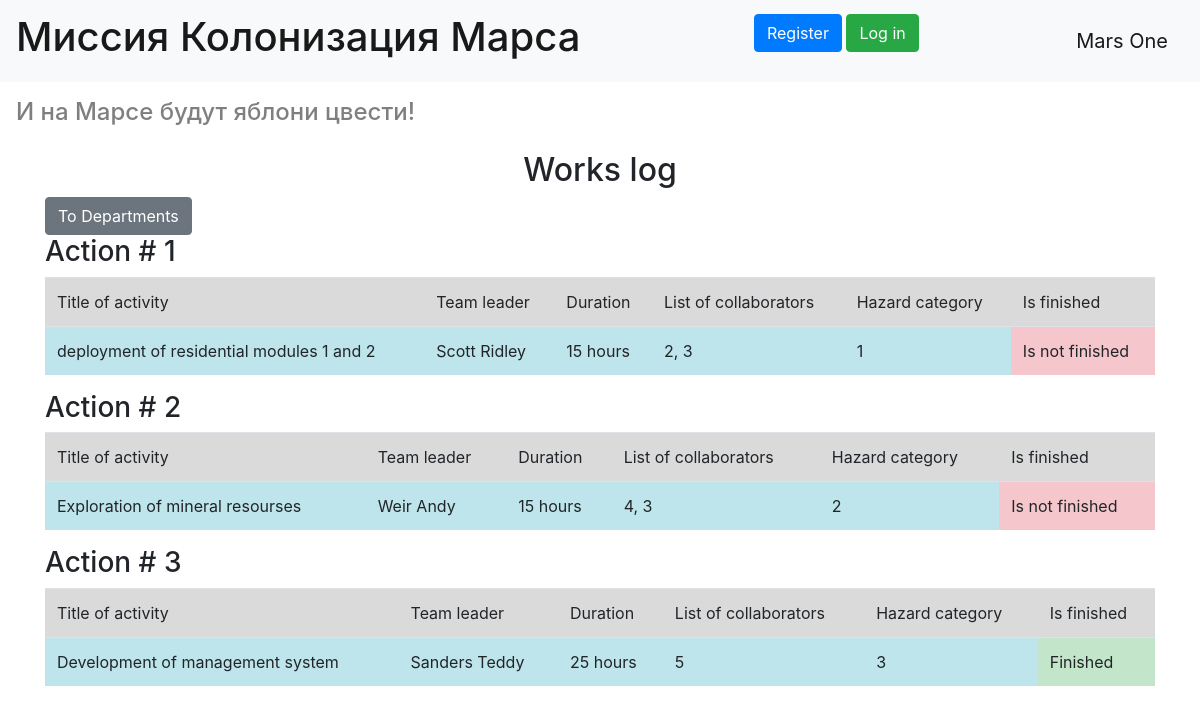
The page / on the database its author committed.
### data/jobs.py (models this page shows)
class Jobs(SqlAlchemyBase, SerializerMixin):
    __tablename__ = 'jobs'
    id = sqlalchemy.Column(sqlalchemy.Integer,
                           primary_key=True, autoincrement=True)
    team_leader = sqlalchemy.Column(sqlalchemy.Integer,
                                    sqlalchemy.ForeignKey('users.id'),
                                    nullable=True)
    job = sqlalchemy.Column(sqlalchemy.String, nullable=True)
    work_size = sqlalchemy.Column(sqlalchemy.Integer, nullable=True)
    collaborators = sqlalchemy.Column(sqlalchemy.String, nullable=True)
    start_date = sqlalchemy.Column(sqlalchemy.DateTime, nullable=True)
    end_date = sqlalchemy.Column(sqlalchemy.DateTime, nullable=True)
    is_finished = sqlalchemy.Column(sqlalchemy.Boolean, nullable=True)
    user = orm.relation('User')
    categories = orm.relation("Category",
                              secondary="jobs_to_category",
                              backref="jobs")

### data/users.py (models this page shows, shortened)
class User(SqlAlchemyBase, UserMixin, SerializerMixin):
    __tablename__ = 'users'
    id = sqlalchemy.Column(sqlalchemy.Integer,
                           primary_key=True, autoincrement=True)
    surname = sqlalchemy.Column(sqlalchemy.String, nullable=True)
    name = sqlalchemy.Column(sqlalchemy.String, nullable=True)
    age = sqlalchemy.Column(sqlalchemy.Integer, nullable=True)
    position = sqlalchemy.Column(sqlalchemy.String, nullable=True)
    speciality = sqlalchemy.Column(sqlalchemy.String, nullable=True)
    address = sqlalchemy.Column(sqlalchemy.String, nullable=True)
    email = sqlalchemy.Column(sqlalchemy.String, unique=True, nullable=True)
    hashed_password = sqlalchemy.Column(sqlalchemy.String, nullable=True)
    modified_date = sqlalchemy.Column(sqlalchemy.DateTime, nullable=True)
    city_from = sqlalchemy.Column(sqlalchemy.String, nullable=True)
    jobs = orm.relation('Jobs', back_populates='user')
    departments = orm.relation('Department', back_populates='user')

### main.py (the view)
@app.route('/')
def index():
    db_sess = db_session.create_session()
    jobs = db_sess.query(Jobs)
    return render_template("jobs.html", title='Work log', jobs=jobs)

### data/db_session.py (called while the page is built)
def create_session() -> Session:
    global __factory
    return __factory()

### templates/jobs.html (shortened to what this page needs)
{% extends "base.html" %}
{% block content %}
<h2 align="center">Works log</h2>
<a href="departments" class="btn btn-secondary">To Departments</a>
{% for item in jobs%}
<div>
    <h3>Action # {{ item.id }}</h3>
    <table width="100%" class="table">
        <tr class="table-active">
            <td>Title of activity</td><td>Team leader</td><td>Duration</td><td>List of collaborators</td><td>Hazard category</td><td>Is finished</td>
        </tr>
        <tr>
            <td class="table-info">{{ item.job }}</td>
            <td class="table-info">{{ item.user.surname }} {{ item.user.name }}</td>
            <td class="table-info">{{ item.work_size }} hours</td>
            <td class="table-info">{{ item.collaborators }}</td>
            <td class="table-info">{{ item.categories|map(attribute='name')|join(", ") }}</td>
            {% if item.is_finished %}
            <td class="table-success">Finished</td>
            {% else %}
            <td class="table-danger">Is not finished</td>
            {% endif %}
        </tr>
    </table>
</div>
{% endfor %}
{% endblock %}

### rows shown on the page
Jobs: id "1", job "deployment of residential modules 1 and 2", user.surname "Scott", user.name "Ridley", work_size "15", collaborators "2, 3", categories|map "1", is_finished "Is not finished"
Jobs: id "2", job "Exploration of mineral resourses", user.surname "Weir", user.name "Andy", work_size "15", collaborators "4, 3", categories|map "2", is_finished "Is not finished"
Jobs: id "3", job "Development of management system", user.surname "Sanders", user.name "Teddy", work_size "25", collaborators "5", categories|map "3", is_finished "Finished"
